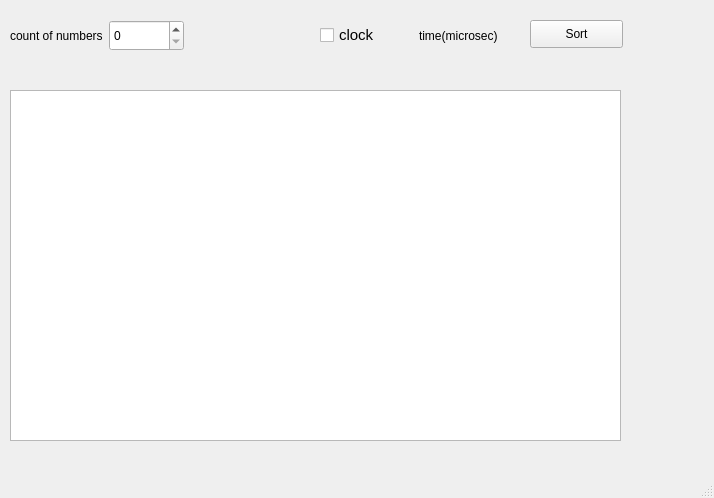
<?xml version="1.0" encoding="UTF-8"?>
<ui version="4.0">
 <class>MainWindow</class>
 <widget class="QMainWindow" name="MainWindow">
  <property name="geometry">
   <rect>
    <x>0</x>
    <y>0</y>
    <width>714</width>
    <height>498</height>
   </rect>
  </property>
  <property name="windowTitle">
   <string>MainWindow</string>
  </property>
  <widget class="QWidget" name="centralwidget">
   <widget class="QPushButton" name="sortB">
    <property name="geometry">
     <rect>
      <x>530</x>
      <y>20</y>
      <width>93</width>
      <height>28</height>
     </rect>
    </property>
    <property name="font">
     <font>
      <pointsize>9</pointsize>
     </font>
    </property>
    <property name="text">
     <string>Sort</string>
    </property>
   </widget>
   <widget class="QWidget" name="layoutWidget">
    <property name="geometry">
     <rect>
      <x>10</x>
      <y>20</y>
      <width>174</width>
      <height>31</height>
     </rect>
    </property>
    <layout class="QHBoxLayout" name="horizontalLayout">
     <item>
      <widget class="QLabel" name="label">
       <property name="font">
        <font>
         <pointsize>9</pointsize>
        </font>
       </property>
       <property name="text">
        <string>count of numbers</string>
       </property>
      </widget>
     </item>
     <item>
      <widget class="QSpinBox" name="cntOfNums">
       <property name="sizePolicy">
        <sizepolicy hsizetype="Minimum" vsizetype="Expanding">
         <horstretch>0</horstretch>
         <verstretch>0</verstretch>
        </sizepolicy>
       </property>
      </widget>
     </item>
    </layout>
   </widget>
   <widget class="QTableWidget" name="tableWidget">
    <property name="geometry">
     <rect>
      <x>10</x>
      <y>90</y>
      <width>611</width>
      <height>351</height>
     </rect>
    </property>
    <property name="horizontalScrollBarPolicy">
     <enum>Qt::ScrollBarAsNeeded</enum>
    </property>
    <property name="sizeAdjustPolicy">
     <enum>QAbstractScrollArea::AdjustToContents</enum>
    </property>
    <property name="editTriggers">
     <set>QAbstractItemView::AnyKeyPressed|QAbstractItemView::CurrentChanged|QAbstractItemView::DoubleClicked|QAbstractItemView::EditKeyPressed</set>
    </property>
    <property name="selectionMode">
     <enum>QAbstractItemView::SingleSelection</enum>
    </property>
    <property name="cornerButtonEnabled">
     <bool>false</bool>
    </property>
    <attribute name="horizontalHeaderDefaultSectionSize">
     <number>70</number>
    </attribute>
    <attribute name="verticalHeaderDefaultSectionSize">
     <number>40</number>
    </attribute>
   </widget>
   <widget class="QWidget" name="">
    <property name="geometry">
     <rect>
      <x>320</x>
      <y>20</y>
      <width>191</width>
      <height>31</height>
     </rect>
    </property>
    <layout class="QHBoxLayout" name="horizontalLayout_2">
     <item>
      <widget class="QCheckBox" name="ifClock">
       <property name="font">
        <font>
         <pointsize>11</pointsize>
        </font>
       </property>
       <property name="text">
        <string>clock</string>
       </property>
      </widget>
     </item>
     <item>
      <widget class="QLabel" name="time">
       <property name="font">
        <font>
         <pointsize>9</pointsize>
        </font>
       </property>
       <property name="text">
        <string>time(microsec)</string>
       </property>
      </widget>
     </item>
    </layout>
   </widget>
  </widget>
  <widget class="QMenuBar" name="menubar">
   <property name="geometry">
    <rect>
     <x>0</x>
     <y>0</y>
     <width>714</width>
     <height>26</height>
    </rect>
   </property>
  </widget>
  <widget class="QStatusBar" name="statusbar"/>
 </widget>
 <resources/>
 <connections/>
</ui>
